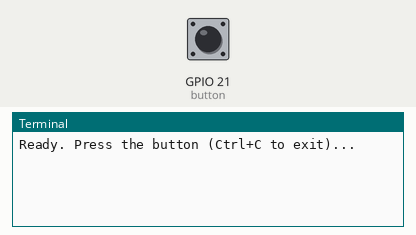
Simulated run of this program. Board: Raspberry Pi (BCM pin numbers). On the bench: the last lines printed to the terminal. Inputs (shaded band) come from the test bench; at power-on: GPIO 21 (button) HIGH.

Above: at 1.2 s.
1.3 s: GPIO 21 (button) pulled LOW for 0.15 s
At 1.43 s:
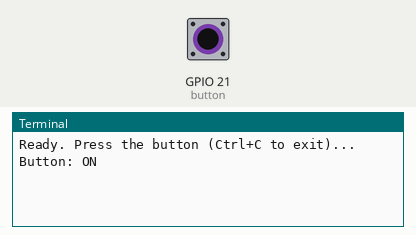
At 2.9 s:
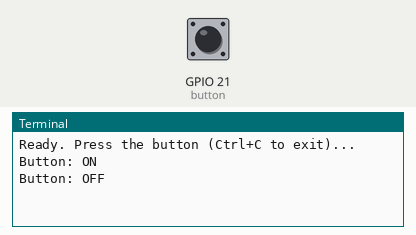

The program:

button_event.py
```python
from gpiozero import Button
from signal import pause

# pull_up=True is enabled by default, 50ms software debounce
button = Button(21, bounce_time=0.05)

def on_pressed():
    print("Button: ON")

def on_released():
    print("Button: OFF")

button.when_pressed = on_pressed
button.when_released = on_released

print("Ready. Press the button (Ctrl+C to exit)...")
pause()  # Keep the script running to wait for events
```

Measured:
- after the input at 1.3 s, the terminal: prints a new line at once (image 1)
